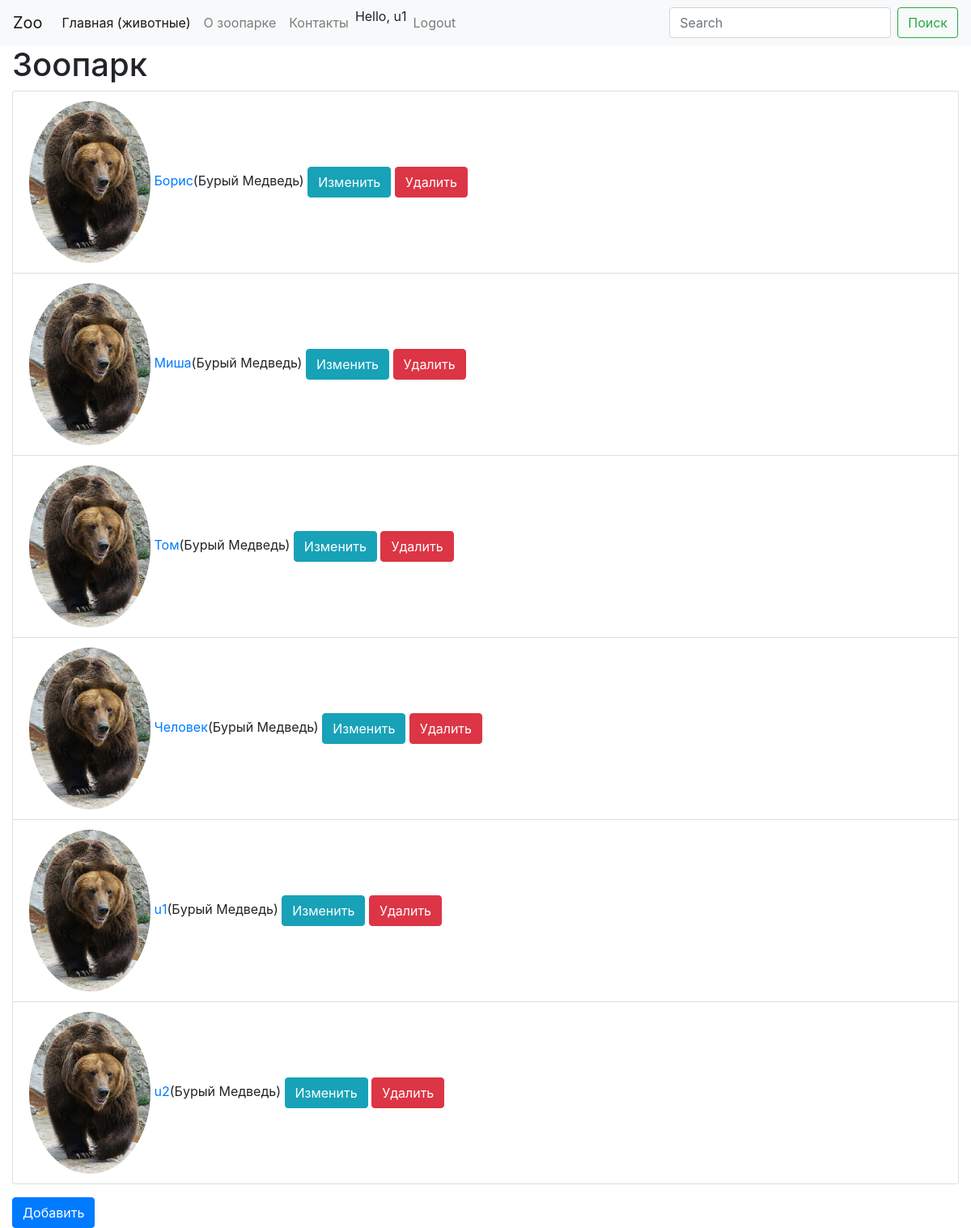
Screenshot of / (signed in) with the database file from the repository.
### animals/models.py (models this page shows, shortened)
class Animal(models.Model):
    name = models.CharField(max_length=64)
    kind = models.ForeignKey(Kind, on_delete=models.PROTECT)
    card = models.OneToOneField(AnimalCard, on_delete=models.CASCADE, blank=True, null=True)
    foods = models.ManyToManyField(Food)
    create = models.DateTimeField(auto_now_add=True)
    update = models.DateTimeField(auto_now=True)
    user = models.ForeignKey(User, on_delete=models.SET_NULL, blank=True, null=True)

class Kind(models.Model):
    name = models.CharField(max_length=64)
    family = models.ForeignKey(Family, on_delete=models.PROTECT, db_index=True)
    image = models.ImageField(upload_to='kind', blank=True, null=True)
    unique_together = [['name', 'family']]
    def __str__(self):
        return self.name

class Family(models.Model):
    name = models.CharField(max_length=64, unique=True)
    def __str__(self):
        return self.name

### animals/views.py (the view)
# urls.py: path('', AnimalListView.as_view(), name='index'),
class AnimalListView(ListView):
    model = Animal
    template_name = 'animals/index.html'
    def get_context_data(self, *args, **kwargs):
        context = super().get_context_data(*args, **kwargs)
        context['active_page'] = '/'
        return context

### animals/templates/animals/index.html (shortened to what this page needs)
{% extends "base.html" %}
{% block main %}
    <h1>Зоопарк</h1>
    <ul class="list-group">
        {% for animal in object_list %}
        <li class="list-group-item">
            {% if animal.kind.image %}
                <img class="img rounded-circle" width="150px" src="{{animal.kind.image.url}}">
            {% endif %}
            <a href="{% url 'animals:detail' pk=animal.pk %}">{{animal.name}}</a>({{animal.kind}} {{animal.kind.family}})
            <a href="{% url 'animals:update' pk=animal.pk %}" class="btn btn-info">Изменить</a>
            <a href="{% url 'animals:delete' pk=animal.pk %}" class="btn btn-danger">Удалить</a>
        </li>
        {% endfor %}
    </ul>
    <a href="{% url 'animals:create' %}" class="btn btn-primary">Добавить</a>
{% endblock %}

### templates/base.html (shortened to what this page needs)
{% load static %}
<!DOCTYPE html>
<html lang="en">
<head>
    <link rel="stylesheet" href="{% static 'css/bootstrap.min.css' %}">
</head>
<body>
<nav class="navbar navbar-expand-lg navbar-light bg-light">
  <a class="navbar-brand" href="/">Zoo</a>
  <div class="collapse navbar-collapse" id="navbarSupportedContent">
    <ul class="navbar-nav mr-auto">
      <li class="nav-item {% if active_page == '/'%} active {% endif %}">
        <a class="nav-link" href="/">Главная (животные) <span class="sr-only">(current)</span></a>
      </li>
      <li class="nav-item {% if active_page == '/about/'%} active {% endif %}" >
        <a class="nav-link" href="{% url 'about:about' %}">О зоопарке</a>
      </li>
        <li class="nav-item {% if active_page == '/contact/'%} active {% endif %}" >
        <a class="nav-link" href="/contact/">Контакты</a>
      </li>
      {% if user.is_authenticated %}
      Hello, {{user.username}}
        <li class="nav-item" >
          <a class="nav-link" href="{% url 'animals:logout' %}">Logout</a>
        </li>
      {% endif %}
    </ul>
    <form class="form-inline my-2 my-lg-0">
      <input class="form-control mr-sm-2" type="search" placeholder="Search" aria-label="Search">
      <button class="btn btn-outline-success my-2 my-sm-0" type="submit">Поиск</button>
    </form>
  </div>
</nav>
<div class="container-fluid">
   {% block main %} {% endblock %}
</div>
</body>
</html>

### rows the page displays
Animal: kind.image (picture), name "Борис", kind "Бурый", kind.family "Медведь"
Animal: kind.image (picture), name "Миша", kind "Бурый", kind.family "Медведь"
Animal: kind.image (picture), name "Том", kind "Бурый", kind.family "Медведь"
Animal: kind.image (picture), name "Человек", kind "Бурый", kind.family "Медведь"
Animal: kind.image (picture), name "u1", kind "Бурый", kind.family "Медведь"
Animal: kind.image (picture), name "u2", kind "Бурый", kind.family "Медведь"

### other values shown
{{ user.username }} "u1"
